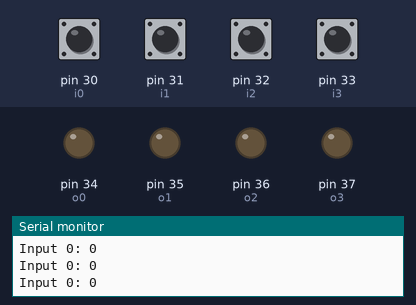
Bench run of a sketch on a simulated Arduino Mega 2560, built with avr-gcc and run on an emulated ATmega2560. Parts: output pins drawn as LEDs (lit = HIGH), the last lines printed to the serial monitor. The test bench sets the inputs (shaded band); at power-on: pin 31 (i1), pin 32 (i2), pin 33 (i3) HIGH, pin 30 (i0) LOW.

Above: at 1.2 s.
1.3 s: pin 30 (i0) driven HIGH
At 2.5 s:
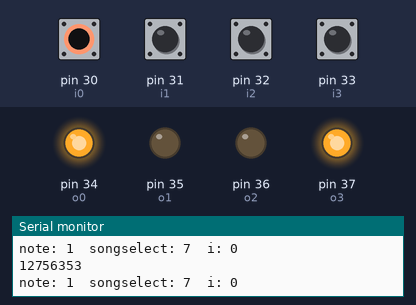
2.8 s: pin 30 (i0) driven LOW
5.8 s: pin 30 (i0) driven HIGH
At 6.8 s:
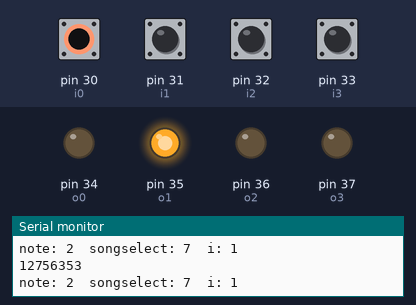
7.3 s: pin 30 (i0) pulsed LOW 5 times (0.12 s each, 0.3 s apart)
At 9.9 s:
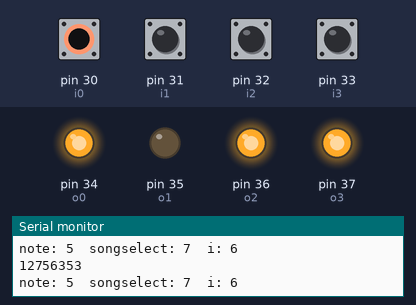
10.3 s: pin 30 (i0) pulsed LOW 2 times (0.12 s each, 0.3 s apart)
At 11.7 s:
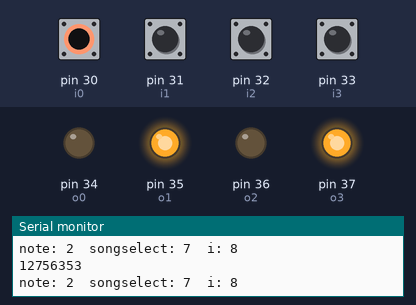
Timing chart, 0 to 13.3 s (numbered marks = the images above; inputs shaded):
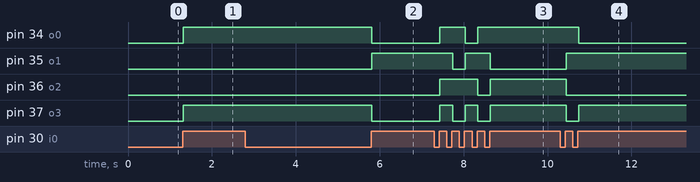

Measured:
- after the input at 1.3 s, pin 34 (o0), pin 37 (o3): LOW → HIGH at once
- after the input at 5.8 s, pin 34 (o0), pin 37 (o3): HIGH → LOW at once; pin 35 (o1): LOW → HIGH at once
- after the input at 7.3 s, pin 34 (o0): LOW → HIGH after 0.14 s, → LOW 0.61 s later, → HIGH 0.29 s later; pin 35 (o1): HIGH → LOW after 0.44 s, → HIGH 0.30 s later, → LOW 0.59 s later
- after the input at 10.3 s, pin 34 (o0): HIGH → LOW after 0.44 s; pin 35 (o1): LOW → HIGH after 0.14 s; pin 36 (o2): HIGH → LOW after 0.14 s; pin 37 (o3): HIGH → LOW after 0.14 s, → HIGH 0.30 s later

The sketch:

ArduinoCode.ino
```cpp
#define songlength 16
#define i0 30  //handshake bit
#define i1 31  //songsel1
#define i2 32  //songsel2
#define i3 33  //songsel3
#define o0 34  //note0
#define o1 35  //note1
#define o2 36  //note2
#define o3 37  //confirm

int *song;

void setup() {
  // put your setup code here, to run once:
  Serial.begin(9600);
  pinMode(i0, INPUT);
  pinMode(i1, INPUT);
  pinMode(i2, INPUT);
  pinMode(i3, INPUT);
  pinMode(o0, OUTPUT);
  pinMode(o1, OUTPUT);
  pinMode(o2, OUTPUT);
  pinMode(o3, OUTPUT);
  song = (int*)calloc(songlength, sizeof(int));
}


void loop() {
  int i = 0;
  bool input0, input1, input2, input3, confirm = 0;

  char SEL_SONG = '0';

  digitalWrite(o3, LOW);

  while(SEL_SONG == '0'){
  input1 = digitalRead(i1);
  input2 = digitalRead(i2);
  input3 = digitalRead(i3);
  Serial.print("Input 12: ");
  Serial.print(input1);
  Serial.print(", Input 22: ");
  Serial.print(input2);
  Serial.print(", Input 32: ");
  Serial.println(input3);
  if      (input1 == LOW && input2 == LOW && input3 == LOW)     {SEL_SONG = '0'; i = 0;} //
  else if (input1 == LOW && input2 == LOW && input3 == HIGH)    SEL_SONG = '1';
  else if (input1 == LOW && input2 == HIGH && input3 == LOW)    SEL_SONG = '2';
  else if (input1 == LOW && input2 == HIGH && input3 == HIGH)   SEL_SONG = '3';
  else if (input1 == HIGH && input2 == LOW && input3 == LOW)    SEL_SONG = '4';
  else if (input1 == HIGH && input2 == LOW && input3 == HIGH)   SEL_SONG = '5';
  else if (input1 == HIGH && input2 == HIGH && input3 == LOW)   SEL_SONG = '6';
  else if (input1 == HIGH && input2 == HIGH && input3 == HIGH)  SEL_SONG = '7';
  else    SEL_SONG = '0';
  }

  switch (SEL_SONG) //choose song, continue if no song is given yet
  {
    case '1':
      getsong1();
      break;
    case '2':
      getsong2();
      break;
    case '3':
      getsong3();
      break;
    case '4':
      getsong4();
      break;
    case '5':
      getsong5();
      break;
    case '6':
      getsong6();
      break;
    case '7':
      getsong7();
      break;
  }


  for(i = 0; i<songlength; i++)
  {
    while(input0 == 0){
      input0 = digitalRead(i0);
      Serial.print("Input 0: ");
      Serial.println(input0);}
    if(input0 == 1) //handshake
    {
      if(confirm == 0){
        digitalWrite(o3, HIGH);
        confirm = 1;
      } else {
        digitalWrite(o3, LOW);
        confirm = 0;
      }
      do{
      switch (song[i]) //send note
      {
      case 0:
        digitalWrite(o2, LOW); digitalWrite(o1, LOW); digitalWrite(o0, LOW);
        break;
      case 1:
        digitalWrite(o2, LOW); digitalWrite(o1, LOW); digitalWrite(o0, HIGH);
        break;
      case 2:
        digitalWrite(o2, LOW); digitalWrite(o1, HIGH); digitalWrite(o0, LOW);
        break;
      case 3:
        digitalWrite(o2, LOW); digitalWrite(o1, HIGH); digitalWrite(o0, HIGH);
        break;
      case 4:
        digitalWrite(o2, HIGH); digitalWrite(o1, LOW); digitalWrite(o0, LOW);
        break;
      case 5:
        digitalWrite(o2, HIGH); digitalWrite(o1, LOW); digitalWrite(o0, HIGH);
        break;
      case 6:
        digitalWrite(o2, HIGH); digitalWrite(o1, HIGH); digitalWrite(o0, LOW);
        break;
      case 7:
        digitalWrite(o2, HIGH); digitalWrite(o1, HIGH); digitalWrite(o0, HIGH);
        break;
      }
      Serial.print("note: ");
      Serial.print(song[i]);
      Serial.print("  songselect: ");
      Serial.print(SEL_SONG);
      Serial.print("  i: ");
      Serial.println(i);
      Serial.print(song[0]);
      Serial.print(song[1]);
      Serial.print(song[2]);
      Serial.print(song[3]);
      Serial.print(song[4]);
      Serial.print(song[5]);
      Serial.print(song[6]);
      Serial.println(song[7]);
      input0 = digitalRead(i0);}
      while(input0 == 1);
    }
  }
  delay(500); //delay to ensure no loading of same song at the end of loading previous song

}

void getsong1(){
  int song1[songlength] = {1, 2, 3, 2, 1, 2, 3, 2, 3, 4, 5, 3, 4, 5, 1, 0};
  int i;
  for (i = 0; i < songlength; i++){
    song[i] = song1[i];
    }
}

void getsong2(){
  int song2[songlength] = {5, 6, 7, 2, 4, 6, 1, 2, 7, 4, 5, 6, 3, 4, 5, 0};
  int i;
  for (i = 0; i < songlength; i++){
    song[i] = song2[i];
    }
}

void getsong3(){
  int song3[songlength] = {7, 3, 2, 4, 1, 5, 6, 7, 3, 4, 2, 7, 3, 4, 5, 0};
  int i;
  for (i = 0; i < songlength; i++){
    song[i] = song3[i];
    }
}

void getsong4(){
  int song4[songlength] = {6, 3, 2, 3, 1, 3, 4, 2, 6, 7, 3, 2, 1, 4, 6, 0};
  int i;
  for (i = 0; i < songlength; i++){
    song[i] = song4[i];
    }
}

void getsong5(){
  int song5[songlength] = {7, 7, 7, 7, 7, 7, 7, 7, 7, 7, 7, 7, 7, 6, 7, 0};
  int i;
  for (i = 0; i < songlength; i++){
    song[i] = song5[i];
    }
}

int getsong6(){
  int song6[songlength] = {3, 6, 1, 3, 2, 4, 1, 6, 7, 5, 3, 5, 4, 2, 3, 0};
  int i;
  for (i = 0; i < songlength; i++){
    song[i] = song6[i];
    }
}

void getsong7(){
  int song7[songlength] = {1, 2, 7, 5, 6, 3, 5, 3, 2, 4, 3, 2, 1, 3, 4, 0};
  int i;
  for (i = 0; i < songlength; i++){
    song[i] = song7[i];
    }
}
```
